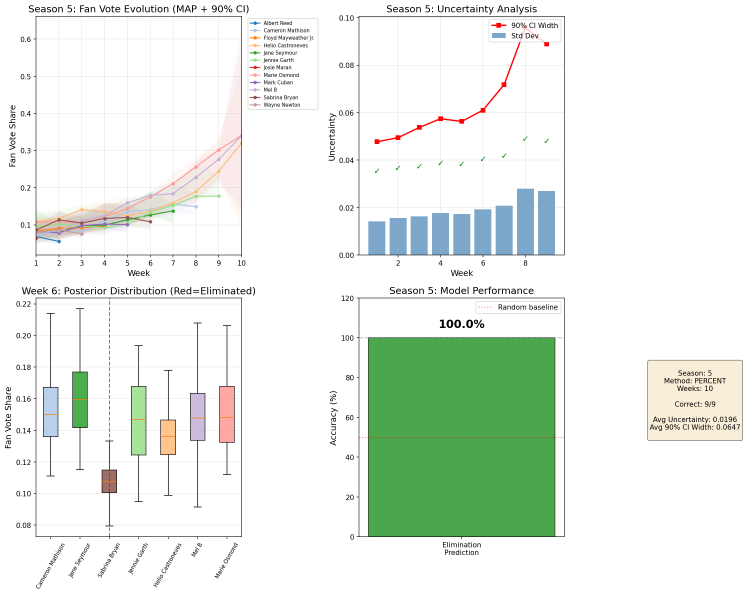
#> input picture task1/figure/fan_vote_v2_season5.png, 2236 x 1784 px (shown at 1/3 size)
$ python generate_feasible_uncertainty_summary.py
#> lines starting #> are read from the running program, lines starting #| are printed output that depends on the picture
from pathlib import Path
from PIL import Image


def crop_boxplot_panel(img: Image.Image) -> Image.Image:
    """Crop bottom-left panel from a 2x2 season figure."""
    w, h = img.size
    left = 0
    top = int(h * 0.5)
    right = int(w * 0.5)
    bottom = h
    return img.crop((left, top, right, bottom))


def crop_ci_panel(img: Image.Image) -> Image.Image:
    """Crop right half (CI width panel) from certainty heatmap."""
    w, h = img.size
    left = int(w * 0.5)
    top = 0
    right = w
    bottom = h
    return img.crop((left, top, right, bottom))


def resize_to_height(img: Image.Image, target_h: int) -> Image.Image:
    w, h = img.size
    if h == target_h:
        return img
    new_w = int(w * (target_h / h))
    return img.resize((new_w, target_h), Image.LANCZOS)


def main() -> None:
    repo_root = Path(__file__).resolve().parents[2]
    fig_dir = repo_root / "task1" / "figure"

    season5 = Image.open(fig_dir / "fan_vote_v2_season5.png").convert("RGB")
    season33 = Image.open(fig_dir / "fan_vote_v2_season33.png").convert("RGB")
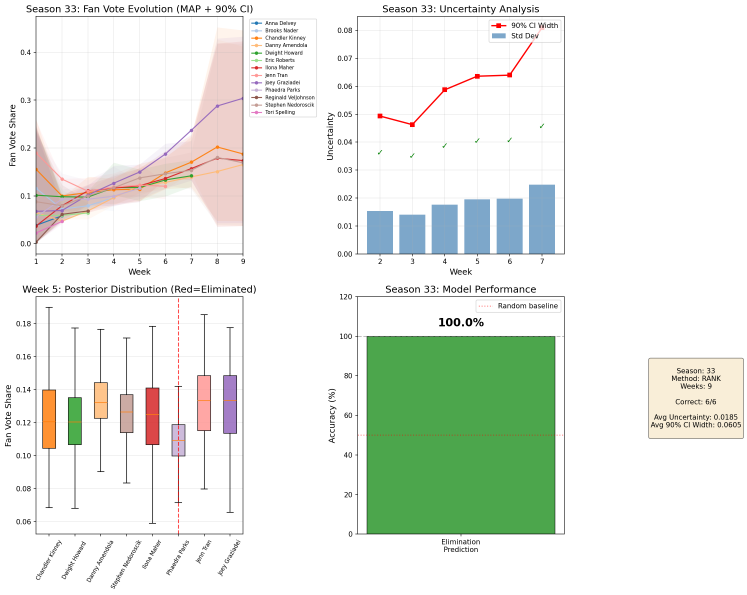
#> input picture task1/figure/fan_vote_v2_season33.png, 2239 x 1785 px (shown at 1/3 size)
    heat5 = Image.open(fig_dir / "fan_vote_v2_certainty_heatmap_season5.png").convert("RGB")
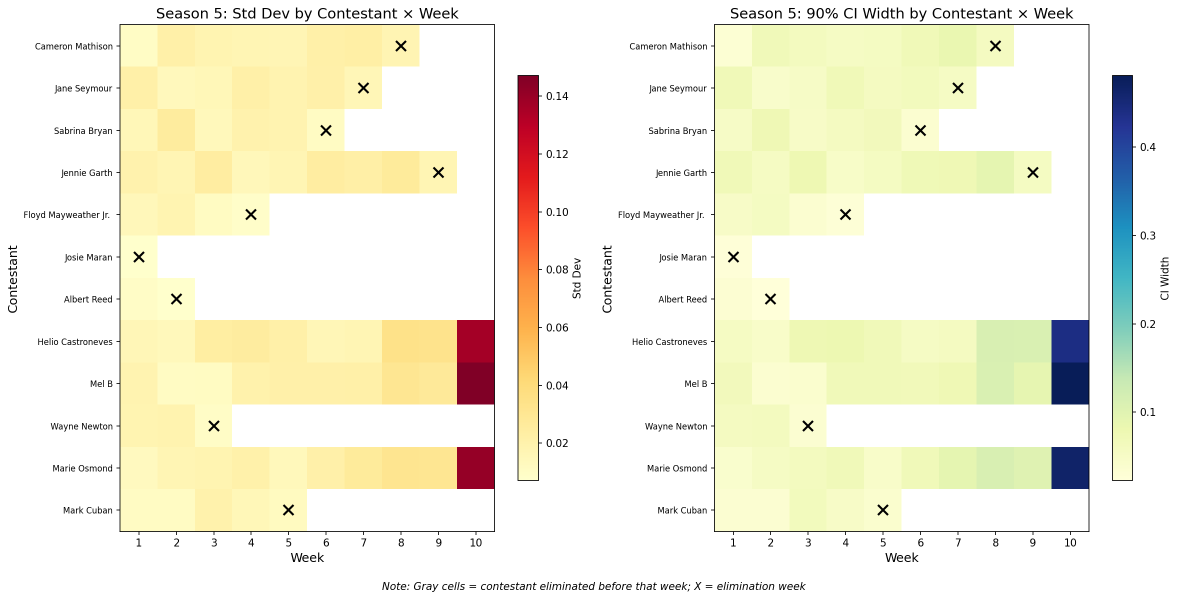
#> input picture task1/figure/fan_vote_v2_certainty_heatmap_season5.png, 2356 x 1199 px (shown at 1/2 size)
#> (the run stopped early here; a loop or call above may not have finished)
